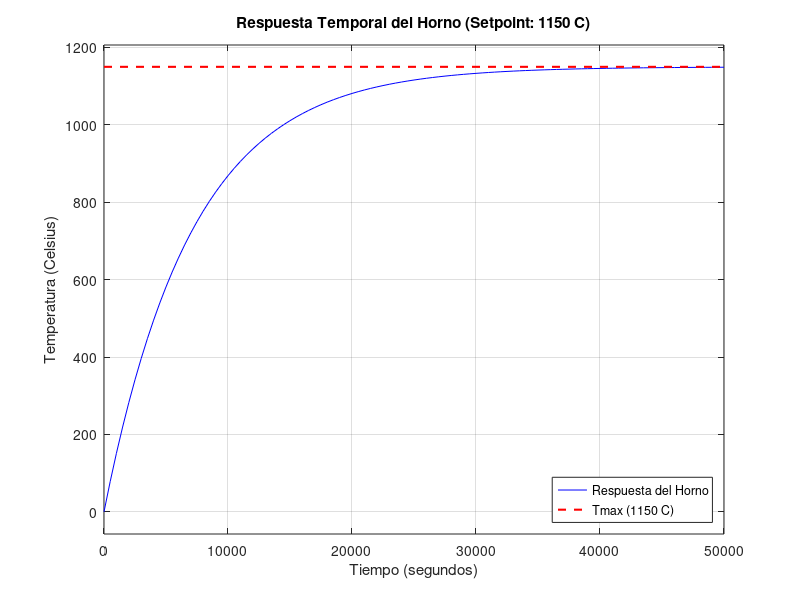

Source code (MATLAB):
pkg load control
clc; clear all; close all;

% 1. Variables
s = tf('s');
K = 0.9834;
tau = 7212.01;

G = K / (tau*s + 1);
C_pre = (tau*s + 1) / (tau*s); % Ti = tau

% 2. Lazo Abierto y Simplificación
FTLA = C_pre * G;
FTLA_red = minreal(FTLA);

disp('------------------------------------------');
disp('1. Función de Lazo Abierto sin Kp (L''(s)):');
FTLA_red
disp('------------------------------------------');

% 3. Cálculo de Kp
ts_deseado = 28400;
s1 = -4 / ts_deseado;

% despeje
fprintf('Ubicación del polo objetivo s1: %.8f\n', s1);
Kp = abs(s1 / 0.0001364);
fprintf('Ganancia Proporcional Kp: %.4f\n', Kp);
disp('------------------------------------------');


% 4. Lazo Cerrado
%  Kp al lazo abierto
L = minreal(Kp * FTLA_red);
disp('2. Lazo Abierto Final Compensado (L(s)):');
L

T = minreal(feedback(L, 1));
disp('3. Función de Lazo Cerrado Final (T(s)):');
T
disp('------------------------------------------');

% 5. Simulación  (Tmax = 1150)
Tmax = 1150;
figure(1);
step(Tmax * T, 'b');
hold on;

% Línea  en 1150
x_limits = xlim;
line(x_limits, [Tmax Tmax], 'Color', 'r', 'LineStyle', '--', 'LineWidth', 1.5);

grid on;
title(['Respuesta Temporal del Horno (Setpoint: ', num2str(Tmax), ' C)']);
xlabel('Tiempo (segundos)');
ylabel('Temperatura (Celsius)');
legend('Respuesta del Horno', 'Tmax (1150 C)', 'Location', 'southeast');
hold off;

% 6. Verificación final
[y, t_out] = step(Tmax * T);
idx_98 = find(y >= 0.98 * Tmax, 1);
fprintf('RESULTADOS FINALES:\n');
fprintf('Tiempo de asentamiento (ts) al 98%%: %.2f s\n', t_out(idx_98));
